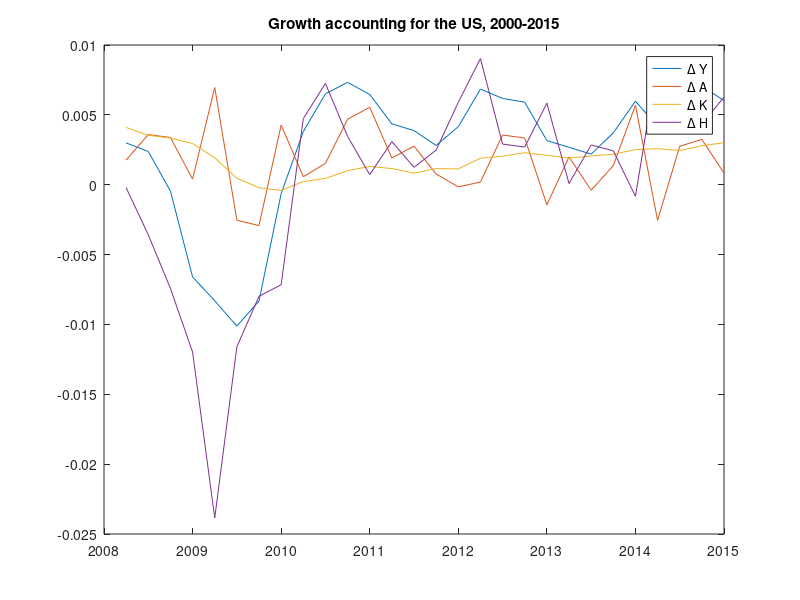

This chart was generated by the following MATLAB code:
clear all
close all
clc;
load worktemp_l.mat
delta = 1-(1-0.05)^(1/4);
alpha = 1/3; 
ypc = worktemp_l.mled(:,2);
xpc = worktemp_l.mled(:,3);
hpc = worktemp_l.mled(:,4);


% annualizing the variables

for i=4:size(ypc,1)
    ypc_a(i) = sum(ypc(i-3:i))';
    xpc_a(i) = sum(xpc(i-3:i))';
end

ypc_a=ypc_a';
xpc_a=xpc_a';


kss = mean(xpc)/delta;
kpc = ypc*NaN;
kpc(1) = kss;
for i = 1:size(ypc,1)-1
    kpc(i+1) = (1-delta)*kpc(i)+xpc(i);
end

dypc_a = diff(log(ypc_a));
dkpc = diff(log(kpc));
dhpc = diff(log(hpc));

dA = dypc_a-alpha*dkpc-(1-alpha)*dhpc;
% plot(xpc)
% plot(ypc)
% plot(hpc)

t = 1980.25:0.25:2015;
t0 = find(t==2008.25);

plot(t(t0:end)',dypc_a(t0-1:end)); hold on;
plot(t(t0:end)',dA(t0-1:end)); hold on;
plot(t(t0:end)',dkpc(t0-1:end)); hold on;
plot(t(t0:end)',dhpc(t0-1:end)); hold off;
legend('\Delta Y','\Delta A','\Delta K','\Delta H');
title('Growth accounting for the US, 2000-2015');


%%% o chari quer os dados sem ser per capita e sem ser detrended pela tech 
